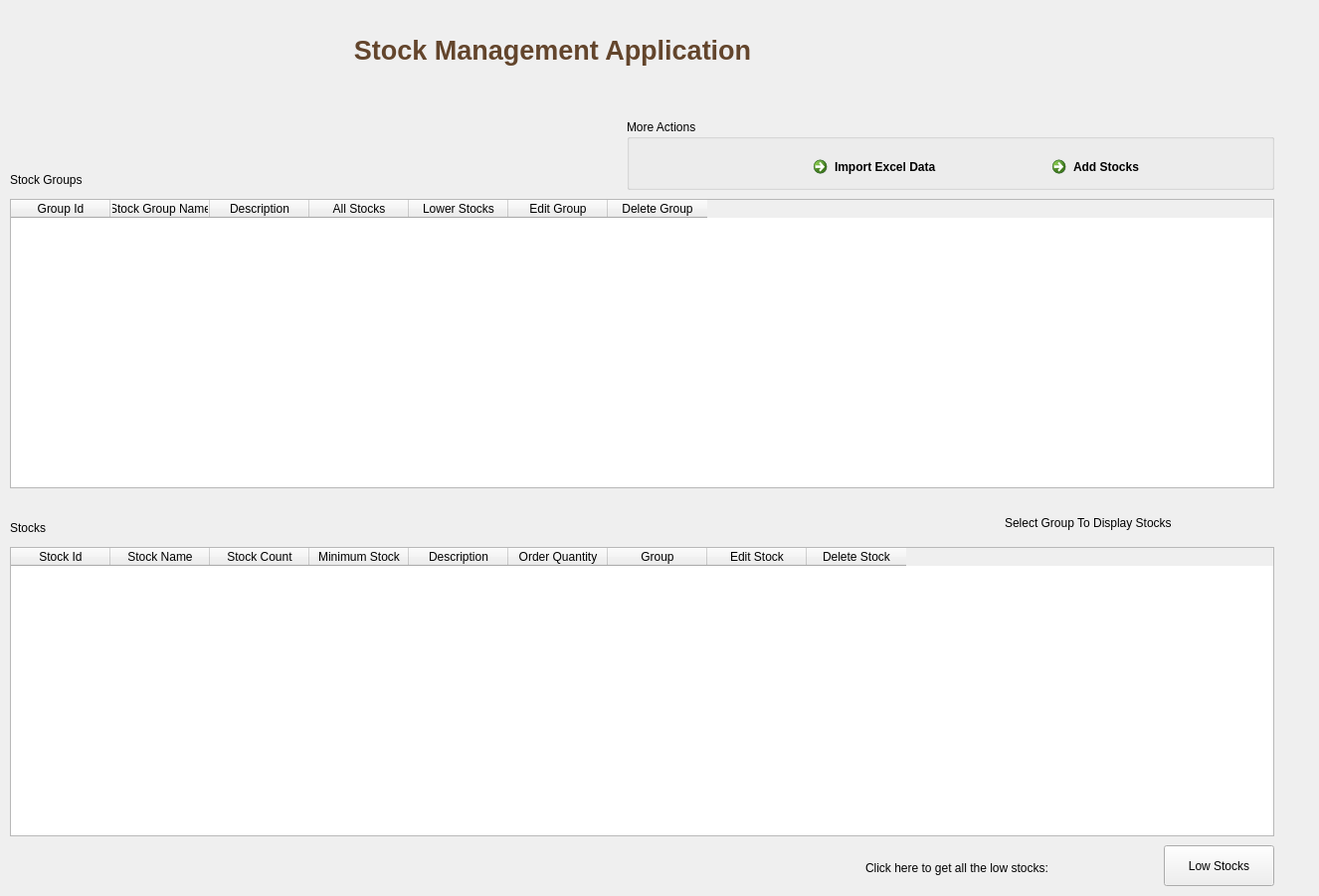
<?xml version="1.0" encoding="UTF-8"?>
<ui version="4.0">
 <class>MainWindow</class>
 <widget class="QMainWindow" name="MainWindow">
  <property name="geometry">
   <rect>
    <x>0</x>
    <y>0</y>
    <width>1326</width>
    <height>901</height>
   </rect>
  </property>
  <property name="windowTitle">
   <string>MainWindow</string>
  </property>
  <widget class="QWidget" name="centralwidget">
   <widget class="QLabel" name="StockGroups">
    <property name="geometry">
     <rect>
      <x>10</x>
      <y>160</y>
      <width>161</width>
      <height>41</height>
     </rect>
    </property>
    <property name="text">
     <string>Stock Groups</string>
    </property>
   </widget>
   <widget class="QLabel" name="StocksLabel">
    <property name="geometry">
     <rect>
      <x>10</x>
      <y>510</y>
      <width>161</width>
      <height>41</height>
     </rect>
    </property>
    <property name="text">
     <string>Stocks</string>
    </property>
   </widget>
   <widget class="QTableWidget" name="StockGroupTable">
    <property name="geometry">
     <rect>
      <x>10</x>
      <y>200</y>
      <width>1271</width>
      <height>291</height>
     </rect>
    </property>
    <property name="rowCount">
     <number>0</number>
    </property>
    <column>
     <property name="text">
      <string>Group Id</string>
     </property>
    </column>
    <column>
     <property name="text">
      <string>Stock Group Name</string>
     </property>
    </column>
    <column>
     <property name="text">
      <string>Description</string>
     </property>
    </column>
    <column>
     <property name="text">
      <string>All Stocks</string>
     </property>
    </column>
    <column>
     <property name="text">
      <string>Lower Stocks</string>
     </property>
    </column>
    <column>
     <property name="text">
      <string>Edit Group</string>
     </property>
    </column>
    <column>
     <property name="text">
      <string>Delete Group</string>
     </property>
    </column>
   </widget>
   <widget class="QTableWidget" name="StockTable">
    <property name="geometry">
     <rect>
      <x>10</x>
      <y>550</y>
      <width>1271</width>
      <height>291</height>
     </rect>
    </property>
    <property name="rowCount">
     <number>0</number>
    </property>
    <column>
     <property name="text">
      <string>Stock Id</string>
     </property>
    </column>
    <column>
     <property name="text">
      <string>Stock Name</string>
     </property>
    </column>
    <column>
     <property name="text">
      <string>Stock Count</string>
     </property>
    </column>
    <column>
     <property name="text">
      <string>Minimum Stock</string>
     </property>
    </column>
    <column>
     <property name="text">
      <string>Description</string>
     </property>
    </column>
    <column>
     <property name="text">
      <string>Order Quantity</string>
     </property>
    </column>
    <column>
     <property name="text">
      <string>Group</string>
     </property>
    </column>
    <column>
     <property name="text">
      <string>Edit Stock</string>
     </property>
    </column>
    <column>
     <property name="text">
      <string>Delete Stock</string>
     </property>
    </column>
   </widget>
   <widget class="QLabel" name="StockIndicatorLabel">
    <property name="geometry">
     <rect>
      <x>1010</x>
      <y>510</y>
      <width>271</width>
      <height>31</height>
     </rect>
    </property>
    <property name="text">
     <string>Select Group To Display Stocks</string>
    </property>
   </widget>
   <widget class="QLabel" name="HeadingLabel">
    <property name="geometry">
     <rect>
      <x>300</x>
      <y>20</y>
      <width>511</width>
      <height>61</height>
     </rect>
    </property>
    <property name="text">
     <string>&lt;html&gt;&lt;head/&gt;&lt;body&gt;&lt;p align=&quot;center&quot;&gt;&lt;span style=&quot; font-size:20pt; font-weight:600; color:#63452c;&quot;&gt;Stock Management Application&lt;/span&gt;&lt;/p&gt;&lt;/body&gt;&lt;/html&gt;</string>
    </property>
   </widget>
   <widget class="QPushButton" name="LowStocksButton">
    <property name="geometry">
     <rect>
      <x>1170</x>
      <y>850</y>
      <width>111</width>
      <height>41</height>
     </rect>
    </property>
    <property name="text">
     <string>Low Stocks</string>
    </property>
   </widget>
   <widget class="QLabel" name="LowStocksbutton">
    <property name="geometry">
     <rect>
      <x>870</x>
      <y>860</y>
      <width>321</width>
      <height>26</height>
     </rect>
    </property>
    <property name="text">
     <string>Click here to get all the low stocks:</string>
    </property>
   </widget>
   <widget class="QGroupBox" name="MoreActions">
    <property name="geometry">
     <rect>
      <x>630</x>
      <y>120</y>
      <width>651</width>
      <height>71</height>
     </rect>
    </property>
    <property name="title">
     <string>More Actions</string>
    </property>
    <widget class="QCommandLinkButton" name="AddStockMenuButton">
     <property name="geometry">
      <rect>
       <x>420</x>
       <y>30</y>
       <width>231</width>
       <height>41</height>
      </rect>
     </property>
     <property name="text">
      <string>Add Stocks </string>
     </property>
    </widget>
    <widget class="QCommandLinkButton" name="ImportExcelButton">
     <property name="geometry">
      <rect>
       <x>180</x>
       <y>30</y>
       <width>231</width>
       <height>41</height>
      </rect>
     </property>
     <property name="text">
      <string>Import Excel Data</string>
     </property>
    </widget>
   </widget>
   <widget class="QLabel" name="MainWindowWarning">
    <property name="geometry">
     <rect>
      <x>860</x>
      <y>70</y>
      <width>391</width>
      <height>61</height>
     </rect>
    </property>
    <property name="text">
     <string/>
    </property>
   </widget>
  </widget>
 </widget>
 <resources/>
 <connections/>
</ui>
